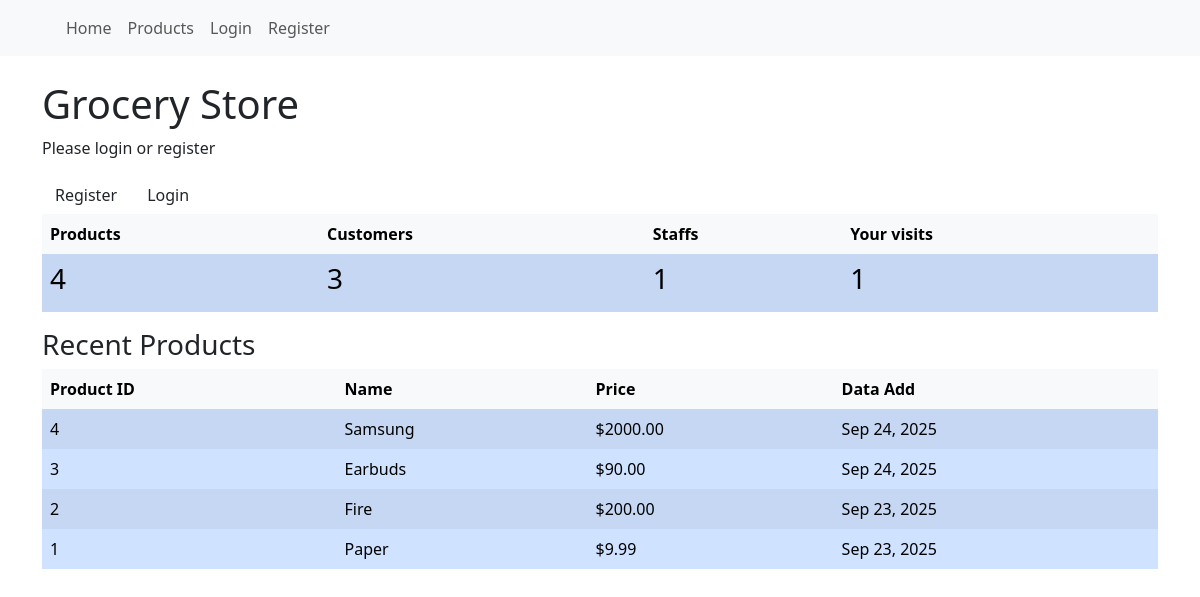
The page / on the database its author committed.
### store/models.py (models this page shows, shortened)
class Product(models.Model):
    name = models.CharField(max_length=200)
    price = models.DecimalField(max_digits=10, decimal_places=2)
    created_date = models.DateTimeField(default=timezone.now)
    updated_date = models.DateTimeField(auto_now=True)

### store/views.py (the view)
# urls.py: path('', views.Index, name='index'),
def Index(request):
    num_products = Product.objects.all().count()
    num_customers = UserProfile.objects.filter(user_type='customer').count()
    num_staff = UserProfile.objects.filter(user_type='staff').count()
    recent_products = Product.objects.all().order_by('-created_date')[:5]
    num_visits = request.session.get("num_visits", 0)
    num_visits += 1
    request.session['num_visits'] = num_visits
    context = {
        'num_products': num_products,
        'num_customers': num_customers,
        'num_staff': num_staff,
        'recent_products': recent_products,
        'num_visits': num_visits,
    }
    return render(request, 'index.html', context)

### store/templates/index.html (shortened to what this page needs)
{% extends 'master.html' %}
{% block content %}
<div class="row">
    <div class="col-12">
        <h1>Grocery Store</h1>
        {% if not user.is_authenticated %}
            <p>Please login or register</p>
            <a class="btn" href="{% url 'register' %}">Register</a>
            <a class="btn" href="{% url 'login' %}">Login</a>
        {% endif %}
    </div>
</div>
<div>
    <div class="table-responsive">
        <table class="table table-striped table-hover table-borderless table-primary align-middle">
            <thead class="table-light">
                <tr>
                    <th>Products</th>
                    <th>Customers</th>
                    <th>Staffs</th>
                    <th>Your visits</th>
                </tr>
            </thead>
            <tbody class="table-group-divider">
                <tr class="table-primary">
                    <td><h3>{{ num_products }}</h3></td>
                    <td><h3>{{ num_customers }}</h3></td>
                    <td><h3>{{ num_staff }}</h3></td>
                    <td><h3>{{ num_visits }}</h3></td>
                </tr>
            </tbody>
        </table>
    </div>
</div>
{% if recent_products %}
<div class="table-responsive">
    <h3>Recent Products</h3>
    <table class="table table-striped table-hover table-borderless table-primary align-middle">
        <thead class="table-light">
            <tr>
                <th>Product ID</th>
                <th>Name</th>
                <th>Price</th>
                <th>Data Add</th>
            </tr>
        </thead>
        <tbody class="table-group-divider">
            {% for product in recent_products %}
                <tr class="table-primary">
                    <td>{{ product.id }}</td>
                    <td>{{ product.name }}</td>
                    <td>${{ product.price }}</td>
                    <td>{{ product.created_date|date:"M d, Y" }}</td>
                </tr>
            {% endfor %}
        </tbody>
    </table>
</div>
{% endif %}
{% endblock %}

### rows shown on the page
Product: id "4", name "Samsung", price "2000.00", created_date "Sep 24, 2025"
Product: id "3", name "Earbuds", price "90.00", created_date "Sep 24, 2025"
Product: id "2", name "Fire", price "200.00", created_date "Sep 23, 2025"
Product: id "1", name "Paper", price "9.99", created_date "Sep 23, 2025"

### other values the page prints
{{ p.label }} "Home" "Products" "Login" "Register"
{{ num_products }} "4"
{{ num_customers }} "3"
{{ num_staff }} "1"
{{ num_visits }} "1"
